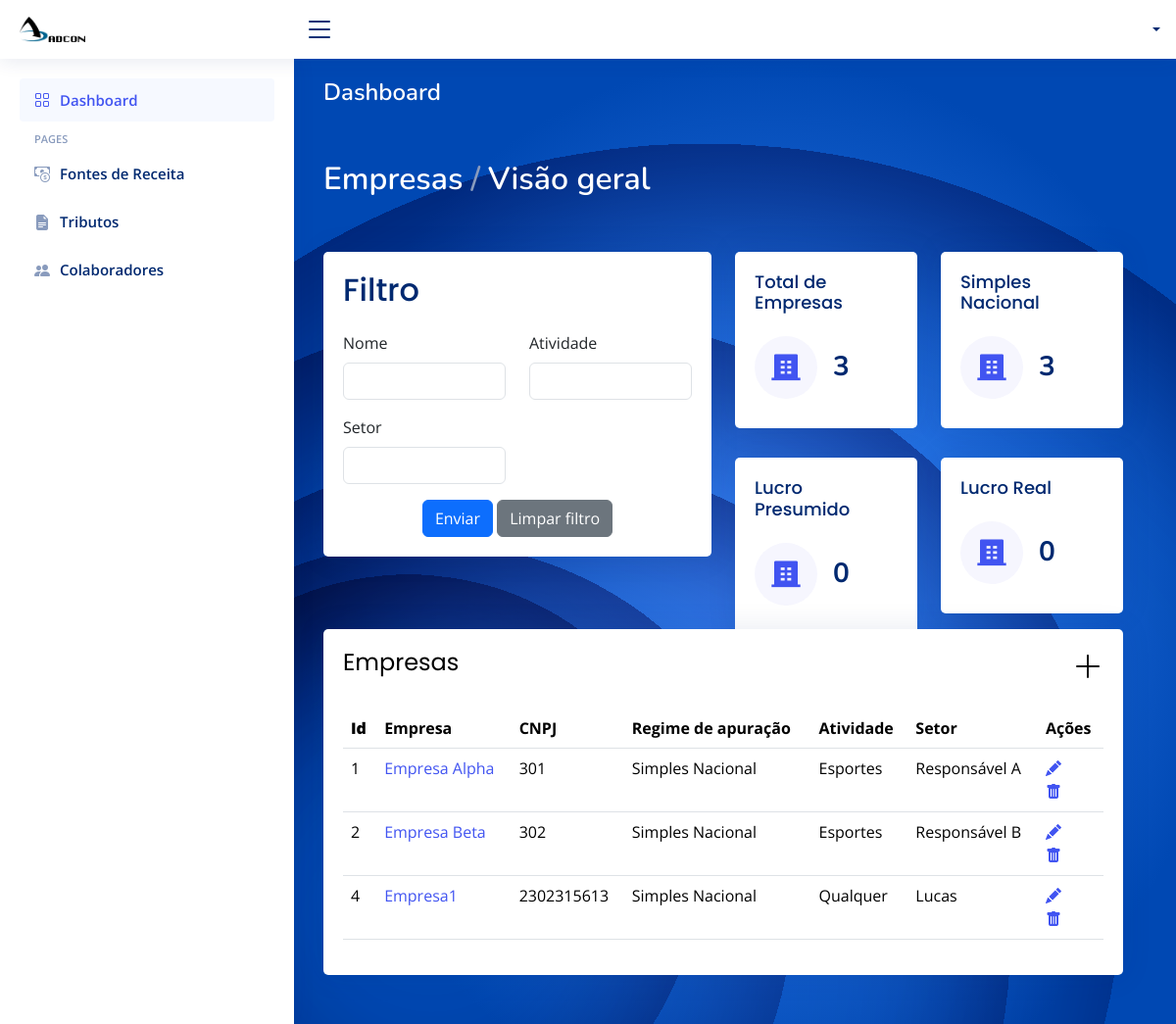
/index, run on the app's committed database.
### app/models.py (models this page shows)
class Empresa(models.Model):
    id_empresa = models.AutoField(primary_key=True)
    nome = models.CharField(max_length=100, blank=True, null=True)
    responsaveis = models.CharField(max_length=100, blank=True, null=True)
    atividade = models.CharField(max_length=100, blank=True, null=True)
    cnpj_federal = models.ForeignKey(Federal, on_delete=models.CASCADE)
    ie_estadual = models.ForeignKey(Estadual, on_delete=models.CASCADE)
    ccm_municipal = models.ForeignKey(Municipal, on_delete=models.CASCADE)
    regime_apuracao = models.CharField(max_length=100, blank=True, null=True)

### app/views.py (the view)
# urls.py: path("", index, name='index'),
def index(request):
    nome = request.GET.get('nome')
    atividade = request.GET.get('atividade')
    responsavel = request.GET.get('responsavel')
    regime_apuracao = request.GET.get('regime_apuracao')
    empresas_lucro_real = Empresa.objects.filter(regime_apuracao='Lucro Real').count()
    empresas_simples_nacional = Empresa.objects.filter(regime_apuracao='Simples Nacional').count()
    empresas_lucro_presumido = Empresa.objects.filter(regime_apuracao='Lucro Presumido').count()
    empresas = Empresa.objects.all()
    if nome:
        empresas = empresas.filter(nome__icontains=nome)
    if atividade:
        empresas = empresas.filter(atividade__icontains=atividade)
    if responsavel:
        empresas = empresas.filter(responsavel__icontains=responsavel)
    if regime_apuracao:
        empresas = empresas.filter(regime_apuracao=regime_apuracao)
    return render(request, 'frontend/index.html', {
        'empresas': empresas,
        'empresas_lucro_real': empresas_lucro_real,
        'empresas_simples_nacional': empresas_simples_nacional,
        'empresas_lucro_presumido': empresas_lucro_presumido
    })

### app/templates/frontend/index.html (shortened to what this page needs)
<!DOCTYPE html>
<html lang="en">
{% load static %}
<head>
  <link href="{% static "vendor/bootstrap/css/bootstrap.min.css" %}" rel="stylesheet">
  <link href="{% static "vendor/bootstrap-icons/bootstrap-icons.css" %}" rel="stylesheet">
  <link href="{% static "vendor/boxicons/css/boxicons.min.css" %}" rel="stylesheet">
  <link href="{% static "vendor/quill/quill.snow.css" %}" rel="stylesheet">
  <link href="{% static "vendor/quill/quill.bubble.css" %}" rel="stylesheet">
  <link href="{% static "vendor/remixicon/remixicon.css" %}" rel="stylesheet">
  <link href="{% static "vendor/simple-datatables/style.css" %}" rel="stylesheet">
  <link href="{% static "css/style.css" %}" rel="stylesheet">
</head>
<body>
  <header id="header" class="header fixed-top d-flex align-items-center">
    <div class="d-flex align-items-center justify-content-between">
      <a href="{% url 'index' %}" class="logo d-flex align-items-center">
        <img src="{% static "img/logo.png" %}" alt="" >
      </a>
      <i class="bi bi-list toggle-sidebar-btn"></i>
    </div>
    <nav class="header-nav ms-auto">
      <ul class="d-flex align-items-center">
        <li class="nav-item dropdown pe-3">
          <a class="nav-link nav-profile d-flex align-items-center pe-0" href="#" data-bs-toggle="dropdown">
            <span class="d-none d-md-block dropdown-toggle ps-2">{{user.username}}</span>
          </a>
        </li>
      </ul>
    </nav>
  </header>
  <aside id="sidebar" class="sidebar">
    <ul class="sidebar-nav" id="sidebar-nav">
      <li class="nav-item">
        <a class="nav-link " href="{% url 'index' %}">
          <i class="bi bi-grid"></i>
          <span>Dashboard</span>
        </a>
      </li>
      <li class="nav-heading">Pages</li>
      <li class="nav-item">
        <a class="nav-link collapsed" href="{% url 'fontes_receitas' %}">
          <i class="bi bi-cash-coin"></i>
          <span>Fontes de Receita</span>
        </a>
      </li>
      <li class="nav-item">
        <a class="nav-link collapsed" href="{% url 'tributos' %}">
          <i class="bi bi-file-earmark-text-fill"></i>
          <span>Tributos</span>
        </a>
      </li>
      <li class="nav-item">
        <a class="nav-link collapsed" href={% url 'colaboradores' %}>
          <i class="bi bi-people-fill"></i>
          <span>Colaboradores</span>
        </a>
      </li>
    </ul>
  </aside>
  <main id="main" class="main" style="background-image: url('{% static "img/graphic-side.svg" %}');">
    <div class="pagetitle">
      <h1 style="color: white;">Dashboard</h1>
      <nav>
        <ol class="breadcrumb" style="margin-bottom: 50px; margin-top: 50px; font-size: xx-large;">
          <li class="breadcrumb-item" style="color: white;">Empresas</li>
          <li class="breadcrumb-item" style="color: white;" >Visão geral</li>
        </ol>
      </nav>
    </div>
    <section class="section dashboard">
      <div class="row">
        <div class="row" style="height: 385px; margin-bottom: 0%;">
          <div class="col-lg-6">
            <div class="card" style="width: 100%; padding-bottom: 0px;">
              <div class="card-body">
                <h5 class="card-title" style="font-size: xx-large;">Filtro</h5>
                <form action="{% url 'index' %}" method="GET"> {% csrf_token %}
                  <div class="row mb-3">
                    <div class="col-sm-6">
                      <label for="inputText" class="form-label">Nome</label>
                      <input type="text" class="form-control" id="inputText" name="nome">
                    </div>
                    <div class="col-sm-6">
                      <label for="inputText" class="form-label">Atividade</label>
                      <input type="text" class="form-control" id="inputText" name="atividade">
                    </div>
                  </div>
                  <div class="row mb-3">
                    <div class="col-sm-6">
                      <label for="inputPassword" class="form-label">Setor</label>
                      <input type="password" class="form-control" id="inputPassword" name="responsavel">
                    </div>
                  </div>
                  <div class="text-center">
                    <button type="submit" class="btn btn-primary">Enviar</button>
                    <button type="reset" class="btn btn-secondary">Limpar filtro</button>
                  </div>
                </form>
              </div>
            </div>
          </div>
          <div class="col-lg-6">
            <div class="row mb-3" style="padding-bottom: 0%; height: 43%;">
              <div class="col-xxl-6 col-md-6">
                <div class="card info-card sales-card">
                  <div class="card-body">
                    <h5 class="card-title">Total de Empresas</h5>
                    <div class="d-flex align-items-center">
                      <div class="card-icon rounded-circle d-flex align-items-center justify-content-center">
                      </div>
                      <div class="ps-3">
                        <h6>{{ empresas.count }}</h6>
                      </div>
                    </div>
                  </div>
                </div>
              </div>
              <div class="col-xxl-6 col-md-6">
                <div class="card info-card sales-card">
                  <div class="card-body">
                    <h5 class="card-title">Simples Nacional</h5>
                    <div class="d-flex align-items-center">
                      <div class="card-icon rounded-circle d-flex align-items-center justify-content-center">
                      </div>
                      <div class="ps-3">
                        <h6>{{ empresas_simples_nacional }}</h6>
                      </div>
                    </div>
                  </div>
                </div>
              </div>
            </div>
            <div class="row mb-3">
              <div class="col-xxl-6 col-md-6">
                <div class="card info-card sales-card">
                  <div class="card-body">
                    <h5 class="card-title">Lucro Presumido</h5>
                    <div class="d-flex align-items-center">
                      <div class="card-icon rounded-circle d-flex align-items-center justify-content-center">
                      </div>
                      <div class="ps-3">
                        <h6>{{ empresas_lucro_presumido }}</h6>
                      </div>
                    </div>
                  </div>
                </div>
              </div>
              <div class="col-xxl-6 col-md-6">
                <div class="card info-card sales-card">
                  <div class="card-body">
                    <h5 class="card-title">Lucro Real</h5>
                    <div class="d-flex align-items-center">
                      <div class="card-icon rounded-circle d-flex align-items-center justify-content-center">
                      </div>
                      <div class="ps-3">
                        <h6>{{ empresas_lucro_real }}</h6>
                      </div>
                    </div>
                  </div>
                </div>
              </div>
            </div>
          </div>
        </div>
        <div class="row">
          <div class="col-lg-12">
            <div class="card">
              <div class="card-body">
                <h5 class="card-title" style="display: flex; justify-content: space-between;">
                  <span style="font-size: x-large; color: rgb(0, 0, 0);">Empresas</span>
                  <a href="{% url 'criar_empresa' %}">
                    <i style="font-size: 2rem; color: black;" class="bi bi-plus-lg"></i>
                  </a>
              </h5>
                <table class="table datatable">
                  <thead>
                    <tr>
                      <th>
                        <b>Id</b>
                      </th>
                      <th>Empresa</th>
                      <th>CNPJ</th>
                      <th>Regime de apuração</th>
                      <th>Atividade</th>
                      <th>Setor</th>
                      <th>Ações</th>
                    </tr>
                  </thead>
                  <tbody>
                  {% for empresa in empresas %}
                    <tr>
                      <td>{{ empresa.id_empresa }}</td>
                      <td><a href="{% url 'exibirempresas' empresa_id=empresa.id_empresa %}">{{ empresa.nome }}</a></td>
                      <td>{{ empresa.cnpj_federal_id }}</td>
                      <td>{{ empresa.regime_apuracao }}</td>
                      <td>{{ empresa.atividade }}</td>
                      <td>{{ empresa.responsaveis }}</td>
                      <td>
                        <a href="{% url 'editar_empresa' empresa_id=empresa.id_empresa %}"><i class="bi bi-pencil-fill" style="margin-right: 17%; margin-left: 0%;"></i></a>
                        <a href="{% url 'deletar_empresa' empresa_id=empresa.id_empresa %}"><i class="bi bi-trash-fill" style="margin-right: 17%;"></i></a>
                      </td>
                    </tr>
                  {% endfor %}
                  </tbody>
                </table>
              </div>
            </div>
          </div>
        </div>
          </div>
    </section>
  </main>
</body>
</html>

### app/static/css/style.css (style rules this page uses)
:root { scroll-behavior: smooth; }
body { font-family: "Open Sans", sans-serif; background: #f6f9ff; color: #444444; }
a { color: #4154f1; text-decoration: none; }
h1, h2, h3, h4, h5, h6 { font-family: "Nunito", sans-serif; }
#main { margin-top: 60px; padding: 20px 30px; transition: all 0.3s; }
.pagetitle { margin-bottom: 10px; }
.pagetitle h1 { font-size: 24px; margin-bottom: 0; font-weight: 600; color: #012970; }
.card { margin-bottom: 30px; border: none; border-radius: 5px; box-shadow: 0px 0 30px rgba(1, 41, 112, 0.1); }
.card-title { padding: 20px 0 15px 0; font-size: 18px; font-weight: 500; color: #012970; font-family: "Poppins", sans-serif; }
.card-title span { color: #899bbd; font-size: 14px; font-weight: 400; }
.card-body { padding: 0 20px 20px 20px; }
.breadcrumb { font-size: 14px; font-family: "Nunito", sans-serif; color: #899bbd; font-weight: 600; }
.breadcrumb .breadcrumb-item::before { color: #899bbd; }
.logo { line-height: 1; }
@media (min-width: 1200px) { .logo { width: 280px; } }
.logo img { max-height: 26px; margin-right: 6px; }
.header { transition: all 0.5s; z-index: 997; height: 60px; box-shadow: 0px 2px 20px rgba(1, 41, 112, 0.1); background-color: #fff; padding-left: 20px; }
.header .toggle-sidebar-btn { font-size: 32px; padding-left: 10px; cursor: pointer; color: #012970; }
.header-nav ul { list-style: none; }
.header-nav>ul { margin: 0; padding: 0; }
.header-nav .nav-profile { color: #012970; }
.header-nav .nav-profile span { font-size: 14px; font-weight: 600; }
.sidebar { position: fixed; top: 60px; left: 0; bottom: 0; width: 300px; z-index: 996; transition: all 0.3s; padding: 20px; overflow-y: auto; scrollbar-width: thin; scrollbar-color: #aab7cf transparent; box-shadow: 0px 0px 20px rgba(1, 41, 112, 0.1); background-color: #fff; }
@media (min-width: 1200px) { #main, #footer { margin-left: 300px; } }
.sidebar-nav { padding: 0; margin: 0; list-style: none; }
.sidebar-nav li { padding: 0; margin: 0; list-style: none; }
.sidebar-nav .nav-item { margin-bottom: 5px; }
.sidebar-nav .nav-heading { font-size: 11px; text-transform: uppercase; color: #899bbd; font-weight: 600; margin: 10px 0 5px 15px; }
.sidebar-nav .nav-link { display: flex; align-items: center; font-size: 15px; font-weight: 600; color: #4154f1; transition: 0.3; background: #f6f9ff; padding: 10px 15px; border-radius: 4px; }
.sidebar-nav .nav-link i { font-size: 16px; margin-right: 10px; color: #4154f1; }
.sidebar-nav .nav-link.collapsed { color: #012970; background: #fff; }
.sidebar-nav .nav-link.collapsed i { color: #899bbd; }
.dashboard .info-card { padding-bottom: 10px; }
.dashboard .info-card h6 { font-size: 28px; color: #012970; font-weight: 700; margin: 0; padding: 0; }
.dashboard .card-icon { font-size: 32px; line-height: 0; width: 64px; height: 64px; flex-shrink: 0; flex-grow: 0; }
.dashboard .sales-card .card-icon { color: #4154f1; background: #f6f6fe; }

### data on the page
Empresa: id_empresa "1", nome "Empresa Alpha", cnpj_federal_id "301", regime_apuracao "Simples Nacional", atividade "Esportes", responsaveis "Responsável A"
Empresa: id_empresa "2", nome "Empresa Beta", cnpj_federal_id "302", regime_apuracao "Simples Nacional", atividade "Esportes", responsaveis "Responsável B"
Empresa: id_empresa "4", nome "Empresa1", cnpj_federal_id "2302315613", regime_apuracao "Simples Nacional", atividade "Qualquer", responsaveis "Lucas"

### other printed values
{{ empresas.count }} "3"
{{ empresas_simples_nacional }} "3"
{{ empresas_lucro_presumido }} "0"
{{ empresas_lucro_real }} "0"
